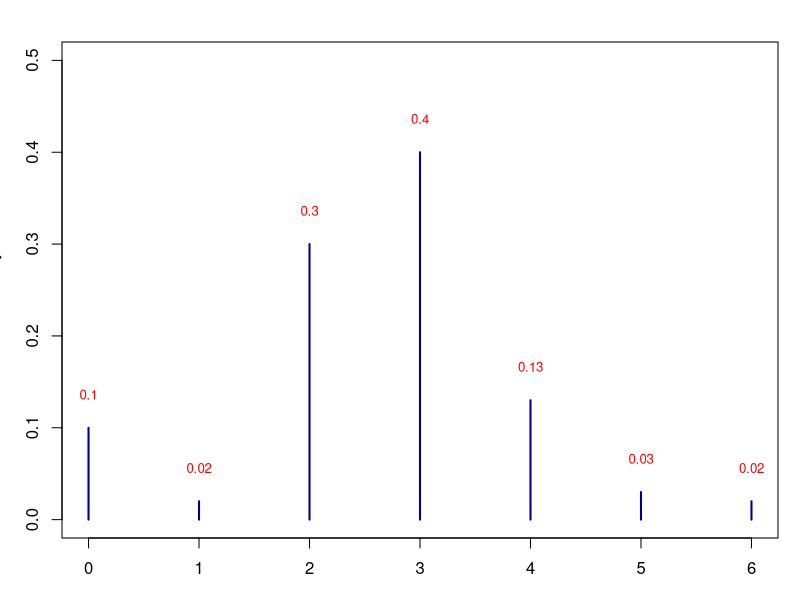

Here is the R script that generated this plot:
## ---- chunk 1
# Define your data
x = 0:6
px = c(0.1, 0.02, 0.3, 0.4, 0.13, 0.03, 0.02)

par(mar = c(3, 3, 2, 1) + 0.1) # Reduced margins, +0.1 is a common small adjustment

# Create the initial plot
plot(x, px,
     type = "h",      # "h" for histogram-like vertical lines
     xlab = "Value (x)",
     ylab = 'Probability',
     ylim = c(0, 0.5), # Ensure enough space above the highest point for labels
     lwd = 2,         # Line width
     col = "darkblue" # Line color (optional)
     )

# Add the probability values as text labels above the lines
text(x = x,             # X-coordinates for the text (same as line x)
     y = px + 0.02,     # Y-coordinates for the text (px value + a small offset)
     labels = px,       # The actual text to display (your px values)
     cex = 0.8,         # Character expansion: makes the text 80% of default size
     col = "red",       # Color of the text (optional, but good for visibility)
     pos = 3            # Position: 3 means above the coordinate (optional, but good practice)
     )
par(mar = c(5.1, 4.1, 4.1, 2.1))
